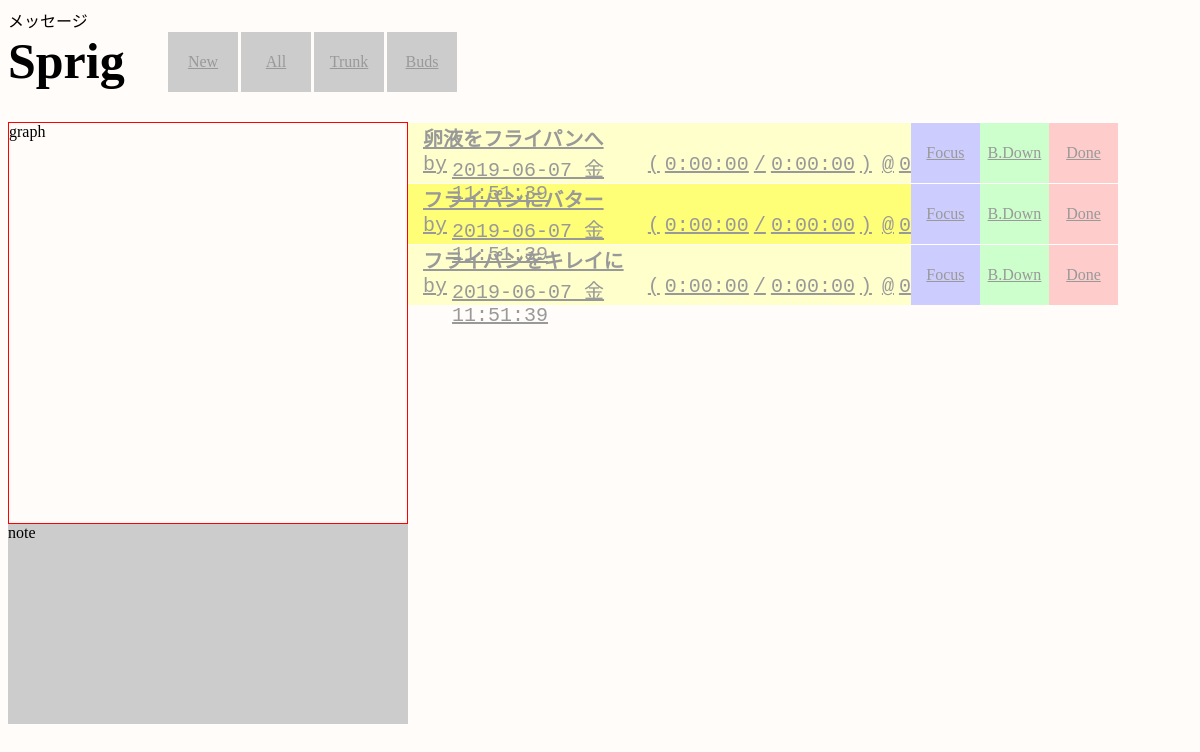
Page /show_around_1/18 on the committed database.
### todo/models.py (models this page shows, shortened)
class Task(models.Model):
    class Meta:
        db_table = 'tasks'
    created_at = models.DateTimeField(auto_now_add=True)
    updated_at = models.DateTimeField(auto_now=True)
    title = models.CharField(verbose_name='タスク名', max_length=255)
    start = models.DateTimeField(verbose_name='着手日時', null=True, default=datetime.datetime.now())
    expected_time = models.DurationField(verbose_name='予想時間', default=datetime.timedelta(hours=1))  # todo デフォルト値
    actual_time = models.DurationField(verbose_name='実績時間', default=datetime.timedelta())  # todo デフォルト値
    deadline = models.DateTimeField(verbose_name='納期', default=datetime.datetime.now() + datetime.timedelta(hours=1))  # todo デフォルト値
    client = models.IntegerField(verbose_name='依頼者', default=0)  # todo デフォルトは自分
    is_done = models.BooleanField(verbose_name='完了', default=False)
    note = models.TextField(verbose_name='備考', null=True)
    initial_step = models.ForeignKey(Step,
                                     related_name='out_tasks',
                                     verbose_name='始点',
                                     default=None,  # todo 唯一の最始点を設定する？
                                     on_delete=models.PROTECT)
    terminal_step = models.ForeignKey(Step,
                                      related_name='in_tasks',
                                      verbose_name='終点',
                                      default=None,   # todo デフォルトは最終点
                                      on_delete=models.PROTECT)

### todo/views.py (the view, shortened to what this page needs)
class ShowTaskAround1(View):
    def get(self, req, id=None):
        me = Task.objects.filter(pk=id).all()
        _me = me.get()
        initial = Step.objects.get(pk=_me.initial_step.pk)
        terminal = Step.objects.get(pk=_me.terminal_step.pk)
        in_tasks = Task.objects.filter(terminal_step=initial).all()
        out_tasks = Task.objects.filter(initial_step=terminal).all()
        context = {
            'taskss': {
                'out_tasks': out_tasks,
                'me': me,
                'in_tasks': in_tasks,
            }
        }
        return render(req, 'todo/index.html', context)

### todo/templates/todo/index.html (shortened to what this page needs)
{% load static %}
<!DOCTYPE html>
<html>
    <head>
            <link rel="stylesheet" href="https://unpkg.com/karma-css@latest/dist/karma.min.css">
            <link rel="stylesheet"
            href="{% static 'css/todo.css' %}" >
    </head>
    <body>
        <div>メッセージ</div>
        <div class="container">
            <div class="header flex">
                <div id="title">Sprig</div>
                <div class="controller flex">
                    <a href="{% url 'register' %}">
                        <div class="menu" id="new">New</div>
                    </a>
                    <a href="{% url 'index' %}">
                        <div class="menu" id="all">All</div>
                    </a>
                    <a href="{% url 'show_trunk' %}">
                        <div class="menu" id="trunk">Trunk</div>
                    </a>
                    <a href="{% url 'show_buds' %}">
                        <div class="menu" id="buds">Buds</div>
                    </a>
                </div>
            </div>
            <div class="main flex">
                <div class="fix">
                    <div id="graph">graph</div>
                    <div id="note">note</div>
                </div>
                <div id="tasks">
                    {% for relationship, tasks in taskss.items %}
                    {% for task in tasks %}
                    <div class="task flex {{ relationship }} {% if not task.is_done %}undone{% else %}done{% endif %}">
                        <a href="#" class="description" onfocus="on_focus(this)" onblur="on_blur(this)">
                                <div class="title mg">{{ task.title }}</div>
                                <div class="attr flex">
                                    <span class="mg">by</span>
                                    <div class="number">{{ task.deadline|date:"Y-m-d D H:i:s" }}</div>
                                    <span class="mg">(</span>
                                    <div class="number">{{ task.actual_time }}</div>
                                    <span class="mg">/</span>
                                    <div class="number">{{ task.expected_time }}</div>
                                    <span class="mg">)</span>
                                    <span class="mg">@</span>
                                    <div>{{ task.client }}</div>
                                </div>
                        </a>
                        <a href="{% url 'show_around_1' task.id %}">
                            <div class="menu focus">Focus</div>
                        </a>
                        {% if not task.is_done %}
                        <a href="{% url 'breakdown' task.id %}">
                            <div class="menu breakdown">B.Down</div>
                        </a>
                        {% else %}
                        <a>
                            <div class="menu breakdown">B.Down</div>
                        </a>
                        {% endif %}
                        {% if not task.is_done %}
                        <a href="{% url 'done' task.id %}">
                            <div class="menu done done_undone">Done</div>
                        </a>
                        {% else %}
                        <a href="{% url 'undone' task.id %}">
                            <div class="menu undone done_undone">Undone</div>
                        </a>
                        {% endif %}
                    </div>
                    {% endfor %}
                    {% endfor %}
                </div>
            </div>
        </div>
    </body>
</html>

### todo/static/css/todo.css (style rules this page uses)
body { background: #fffcf9; }
.header { height: 60px; margin-bottom: 30px; }
.header .menu { background: #cccccc; border-right: 3px solid #fffcf9; }
#title { width: 160px; font-size: 50px; color: #000000; font-weight: 800; font-family: Impact; vertical-align: middle; }
.controller { width: 950px; text-align: right; }
.fix { width: 400px; height: 600px; }
#graph { height: 400px; border: 1px solid red; }
#note { height: 200px; background: #cccccc; overflow: auto; }
#tasks { width: 710px; height: 600px; overflow: auto; }
.task { border-top: 1px solid white; height: 60px; }
.task .description { width: 500px; padding-left: 10px; }
.task .description .title { height: 30px; font-size: 20px; font-weight: 600; }
.task .description .attr { height: 30px; font-family: 'Monotype Corsiva', 'Courier New'; font-size: 20px; }
.menu { width: 70px; height: 60px; display: table-cell; text-align: center; vertical-align: middle; }
.done { background: #cccccc; }
.undone { background: #ffffcc; }
.focus { background: #ccccff; }
.undone .breakdown { background: #ccffcc; }
.undone .done { background: #ffcccc; }
.me { background: #ffff77; }
.flex { display: -webkit-flex; display: -moz-flex; display: -ms-flex; display: -o-flex; display: flex; }
.mg { margin-left: 5px; margin-right: 5px; }
a { color: #999999; }

### rows in the picture
Task: title "卵液をフライパンへ", deadline "2019-06-07 金 11:51:39", actual_time "0:00:00", expected_time "0:00:00", client "0", is_done "B.Down"
Task: title "フライパンにバター", deadline "2019-06-07 金 11:51:39", actual_time "0:00:00", expected_time "0:00:00", client "0", is_done "B.Down"
Task: title "フライパンをキレイに", deadline "2019-06-07 金 11:51:39", actual_time "0:00:00", expected_time "0:00:00", client "0", is_done "B.Down"
